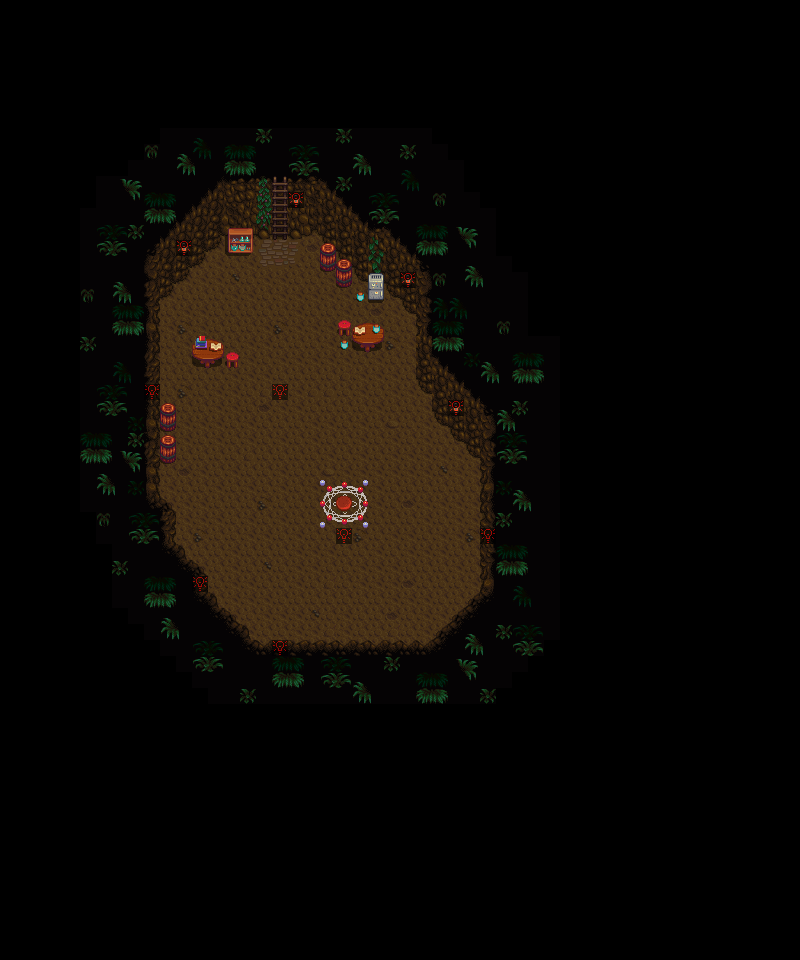

Tiled map render using the project's own tile images. Description and the map definition, with tile-layer contents summarised, below:
An orthogonal 50x60 tile map with 16x16 px tiles, 5 tile layers (Back, Buildings, Front, AlwaysFront, ...), 3 tilesets.

<map version="1.10" tiledversion="1.10.2" orientation="orthogonal" renderorder="right-down" width="50" height="60" tilewidth="16" tileheight="16" infinite="0" nextlayerid="11" nextobjectid="1">
 <tileset firstgid="1" name="mine" tilewidth="16" tileheight="16" tilecount="288" columns="16">
  <image source="../Tilesets/mine.png" width="256" height="288" />
 </tileset>
 <tileset firstgid="289" name="paths" tilewidth="16" tileheight="16" tilecount="36" columns="4">
  <image source="../Tilesets/paths.png" width="64" height="144" />
 </tileset>
 <tileset firstgid="325" name="townInterior(NASH_EDITION)" tilewidth="16" tileheight="16" tilecount="2176" columns="32">
  <image source="../Tilesets/townInterior(NASH_EDITION).png" width="512" height="1088" />
 </tileset>
 <layer id="1" name="Back" width="50" height="60">
  <data>[3000 cells, 599 non-empty, 15 distinct tile ids]</data>
 </layer>
 <layer id="2" name="Buildings" width="50" height="60">
  <data>[3000 cells, 529 non-empty, 89 distinct tile ids]</data>
 </layer>
 <layer id="3" name="Front" width="50" height="60">
  <data>[3000 cells, 13 non-empty, 12 distinct tile ids]</data>
 </layer>
 <layer id="4" name="AlwaysFront" width="50" height="60">
  <data>[3000 cells, 9 non-empty, 5 distinct tile ids]</data>
 </layer>
 <layer id="5" name="Paths" width="50" height="60">
  <data>[3000 cells, 10 non-empty, 1 distinct tile ids]</data>
 </layer>
 <objectgroup id="6" name="Back" />
 <objectgroup id="7" name="Buildings" />
 <objectgroup id="8" name="Front" />
 <objectgroup id="9" name="AlwaysFront" />
 <objectgroup id="10" name="Paths" />
</map>
